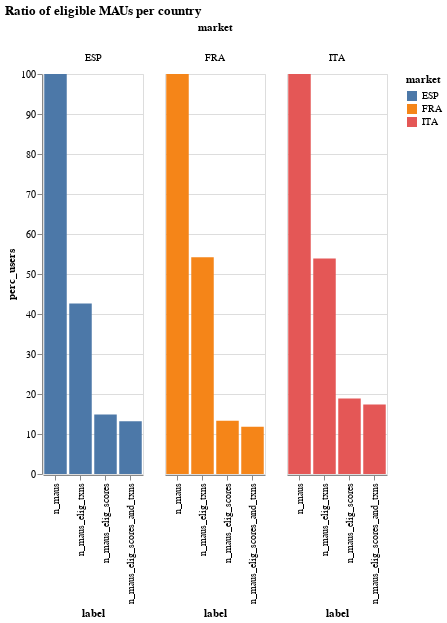

The notebook cell saved with this chart:
### Code cell
af.column_multi(
    grouped_users_df, "market:N", "label:N", "perc_users:Q", "market:N", 100, 400, "x"
).properties(title="Ratio of eligible MAUs per country")

### Figure 1 — Vega-Lite specification as saved in the notebook (floating-point values rounded to 4 significant figures)
{"config": {"view": {"continuousWidth": 400, "continuousHeight": 300}}, "data": {"name": "data-79be1d1048d571eb5b42b63744fd0f20"}, "mark": "bar", "encoding": {"color": {"type": "nominal", "field": "market"}, "column": {"type": "nominal", "field": "market"}, "tooltip": {"type": "quantitative", "field": "perc_users"}, "x": {"type": "nominal", "field": "label", "sort": "x"}, "y": {"type": "quantitative", "field": "perc_users"}}, "height": 400, "title": "Ratio of eligible MAUs per country", "width": 100, "$schema": "https://vega.github.io/schema/vega-lite/v4.8.1.json", "datasets": {"data-79be1d1048d571eb5b42b63744fd0f20": [{"market": "ITA       ", "label": "  n_maus", "n_users_k": 388.0, "n_maus_k": 388.0, "perc_users": 100.0}, {"market": "FRA       ", "label": "  n_maus", "n_users_k": 703.1, "n_maus_k": 703.1, "perc_users": 100.0}, {"market": "ESP       ", "label": "  n_maus", "n_users_k": 229.1, "n_maus_k": 229.1, "perc_users": 100.0}, {"market": "FRA       ", "label": " n_maus_elig_scores", "n_users_k": 93.4, "n_maus_k": 703.1, "perc_users": 13.3}, {"market": "ITA       ", "label": " n_maus_elig_scores", "n_users_k": 73.3, "n_maus_k": 388.0, "perc_users": 18.9}, {"market": "ESP       ", "label": " n_maus_elig_scores", "n_users_k": 34.2, "n_maus_k": 229.1, "perc_users": 14.9}, {"market": "FRA       ", "label": "  n_maus_elig_txns", "n_users_k": 380.9, "n_maus_k": 703.1, "perc_users": 54.2}, {"market": "ITA       ", "label": "  n_maus_elig_txns", "n_users_k": 209.0, "n_maus_k": 388.0, "perc_users": 53.9}, {"market": "ESP       ", "label": "  n_maus_elig_txns", "n_users_k": 97.6, "n_maus_k": 229.1, "perc_users": 42.6}, {"market": "FRA       ", "label": "n_maus_elig_scores_and_txns", "n_users_k": 82.9, "n_maus_k": 703.1, "perc_users": 11.8}, {"market": "ITA       ", "label": "n_maus_elig_scores_and_txns", "n_users_k": 67.4, "n_maus_k": 388.0, "perc_users": 17.4}, {"market": "ESP       ", "label": "n_maus_elig_scores_and_txns", "n_users_k": 30.2, "n_maus_k": 229.1, "perc_users": 13.2}]}}
